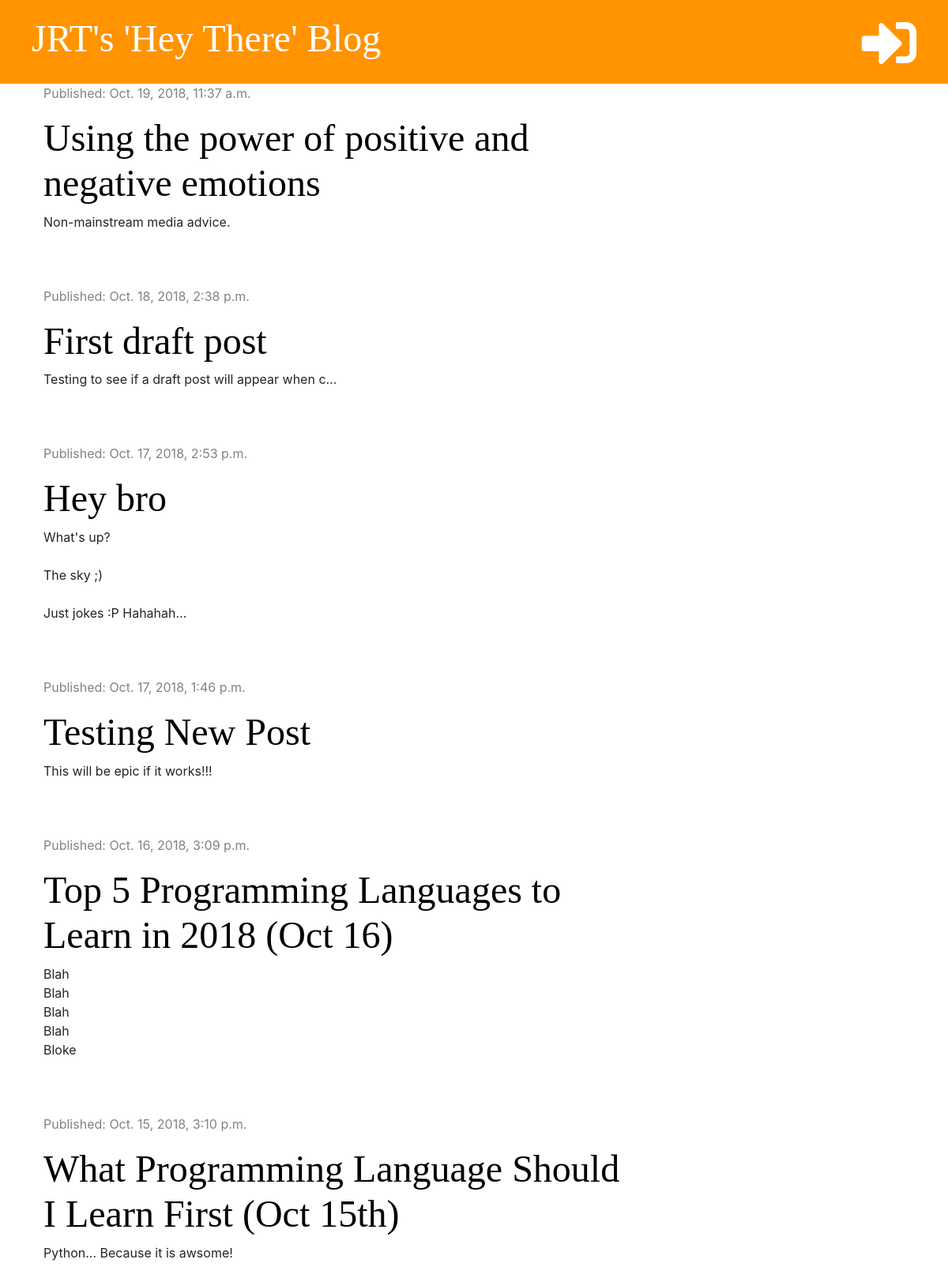
The page / on the database its author committed.
### blog/models.py (models this page shows, shortened)
class Post(models.Model):
    author = models.ForeignKey('auth.User', on_delete=models.CASCADE)
    title = models.CharField(max_length=200)
    text = models.TextField()
    created_date = models.DateTimeField(default=timezone.now)
    published_date = models.DateTimeField(blank=True, null=True)

### blog/views.py (the view)
# urls.py: path('', views.post_list, name='post_list'),
def post_list(request):
    posts = Post.objects.filter(published_date__lte=timezone.now()).order_by('-published_date')
    stuff_for_front_end = {'posts': posts}
    return render(request, 'blog/post_list.html', stuff_for_front_end)

### blog/templates/blog/post_list.html (shortened to what this page needs)
{% extends 'blog/base.html' %}
{% block content %}
    {% for post in posts %}
        <div class="post">
            <div class="date">
                <p>Published: {{ post.published_date }}</p>
            </div>
            <h1><a href="{% url 'post_detail' pk=post.pk %}">{{ post.title }}</a></h1>
            <p>{{ post.text|truncatechars:50|linebreaksbr }}</p>
        </div>
    {% endfor %}
{% endblock %}

### blog/static/css/blog.css (style rules this page uses)
h1, h2, h3, h4 { font-family: 'Tangerine', 'Inconsolata', 'Droid Sans', serif; font-size: 48px; }
.date { color: #828282; }
.post { margin-bottom: 70px; }
.post h1 a { color: #000000; }

### rows shown on the page
Post: published_date "Oct. 19, 2018, 11:37 a.m.", title "Using the power of positive and negative emotions", text "Non-mainstream media advice."
Post: published_date "Oct. 18, 2018, 2:38 p.m.", title "First draft post", text "Testing to see if a draft post will appear when c…"
Post: published_date "Oct. 17, 2018, 2:53 p.m.", title "Hey bro", text "What's up? The sky ;) Just jokes :P Hahahah…"
Post: published_date "Oct. 17, 2018, 1:46 p.m.", title "Testing New Post", text "This will be epic if it works!!!"
Post: published_date "Oct. 16, 2018, 3:09 p.m.", title "Top 5 Programming Languages to Learn in 2018 (Oct 16)", text "Blah Blah Blah Blah Bloke"
Post: published_date "Oct. 15, 2018, 3:10 p.m.", title "What Programming Language Should I Learn First (Oct 15th)", text "Python... Because it is awsome!"
